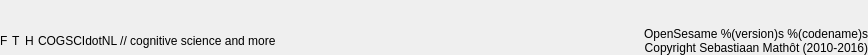
<?xml version="1.0" encoding="UTF-8"?>
<ui version="4.0">
 <class>ui_credits_widget</class>
 <widget class="QWidget" name="ui_credits_widget">
  <property name="geometry">
   <rect>
    <x>0</x>
    <y>0</y>
    <width>868</width>
    <height>55</height>
   </rect>
  </property>
  <property name="sizePolicy">
   <sizepolicy hsizetype="Preferred" vsizetype="MinimumExpanding">
    <horstretch>0</horstretch>
    <verstretch>0</verstretch>
   </sizepolicy>
  </property>
  <property name="windowTitle">
   <string>Form</string>
  </property>
  <layout class="QVBoxLayout" name="verticalLayout">
   <property name="margin">
    <number>0</number>
   </property>
   <item>
    <spacer name="verticalSpacer">
     <property name="orientation">
      <enum>Qt::Vertical</enum>
     </property>
     <property name="sizeHint" stdset="0">
      <size>
       <width>20</width>
       <height>2</height>
      </size>
     </property>
    </spacer>
   </item>
   <item>
    <widget class="QWidget" name="widget_container" native="true">
     <property name="sizePolicy">
      <sizepolicy hsizetype="Preferred" vsizetype="Fixed">
       <horstretch>0</horstretch>
       <verstretch>0</verstretch>
      </sizepolicy>
     </property>
     <layout class="QHBoxLayout" name="horizontalLayout">
      <property name="spacing">
       <number>0</number>
      </property>
      <property name="margin">
       <number>0</number>
      </property>
      <item>
       <widget class="QWidget" name="widget_credits_2" native="true">
        <layout class="QVBoxLayout" name="verticalLayout_3">
         <property name="spacing">
          <number>0</number>
         </property>
         <property name="margin">
          <number>0</number>
         </property>
         <item>
          <widget class="QWidget" name="widget_social" native="true">
           <layout class="QHBoxLayout" name="horizontalLayout_2">
            <property name="spacing">
             <number>4</number>
            </property>
            <property name="margin">
             <number>0</number>
            </property>
            <item>
             <widget class="QLabel" name="label_facebook">
              <property name="cursor">
               <cursorShape>PointingHandCursor</cursorShape>
              </property>
              <property name="toolTip">
               <string>Visit Facebook page</string>
              </property>
              <property name="text">
               <string>F</string>
              </property>
             </widget>
            </item>
            <item>
             <widget class="QLabel" name="label_twitter">
              <property name="cursor">
               <cursorShape>PointingHandCursor</cursorShape>
              </property>
              <property name="toolTip">
               <string>Visit Twitter page</string>
              </property>
              <property name="text">
               <string>T</string>
              </property>
             </widget>
            </item>
            <item>
             <widget class="QLabel" name="label_website">
              <property name="cursor">
               <cursorShape>PointingHandCursor</cursorShape>
              </property>
              <property name="toolTip">
               <string>Visit cogsci.nl</string>
              </property>
              <property name="text">
               <string>H</string>
              </property>
             </widget>
            </item>
            <item>
             <widget class="QLabel" name="label_cogscinl">
              <property name="text">
               <string>&lt;html&gt;&lt;head/&gt;&lt;body&gt;&lt;p&gt;COGSCIdotNL // cognitive science and more&lt;/p&gt;&lt;/body&gt;&lt;/html&gt;</string>
              </property>
             </widget>
            </item>
           </layout>
          </widget>
         </item>
        </layout>
       </widget>
      </item>
      <item>
       <spacer name="horizontalSpacer">
        <property name="orientation">
         <enum>Qt::Horizontal</enum>
        </property>
        <property name="sizeHint" stdset="0">
         <size>
          <width>40</width>
          <height>20</height>
         </size>
        </property>
       </spacer>
      </item>
      <item>
       <widget class="QLabel" name="label_opensesame">
        <property name="sizePolicy">
         <sizepolicy hsizetype="Preferred" vsizetype="Minimum">
          <horstretch>0</horstretch>
          <verstretch>0</verstretch>
         </sizepolicy>
        </property>
        <property name="text">
         <string>OpenSesame %(version)s %(codename)s
Copyright Sebastiaan Mathôt (2010-2016)</string>
        </property>
        <property name="alignment">
         <set>Qt::AlignBottom|Qt::AlignRight|Qt::AlignTrailing</set>
        </property>
       </widget>
      </item>
     </layout>
    </widget>
   </item>
  </layout>
 </widget>
 <resources/>
 <connections/>
</ui>
